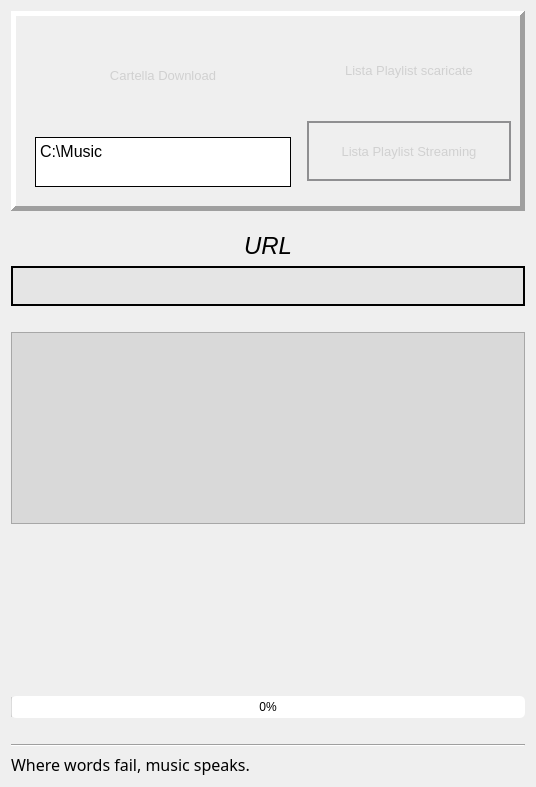
  <widget class="QWidget" name="centralwidget">
   <layout class="QVBoxLayout" name="verticalLayout_3">
    <item>
     <widget class="QFrame" name="frame_Folder">
      <property name="minimumSize">
       <size>
        <width>0</width>
        <height>200</height>
       </size>
      </property>
      <property name="frameShape">
       <enum>QFrame::Panel</enum>
      </property>
      <property name="frameShadow">
       <enum>QFrame::Raised</enum>
      </property>
      <property name="lineWidth">
       <number>5</number>
      </property>
      <layout class="QHBoxLayout" name="horizontalLayout_2">
       <item>
        <layout class="QVBoxLayout" name="verticalLayout_2">
         <property name="spacing">
          <number>10</number>
         </property>
         <property name="leftMargin">
          <number>10</number>
         </property>
         <property name="topMargin">
          <number>10</number>
         </property>
         <property name="rightMargin">
          <number>10</number>
         </property>
         <property name="bottomMargin">
          <number>10</number>
         </property>
         <item>
          <spacer name="verticalSpacer_7">
           <property name="orientation">
            <enum>Qt::Vertical</enum>
           </property>
           <property name="sizeType">
            <enum>QSizePolicy::Fixed</enum>
           </property>
           <property name="sizeHint" stdset="0">
            <size>
             <width>20</width>
             <height>10</height>
            </size>
           </property>
          </spacer>
         </item>
         <item>
          <widget class="QPushButton" name="pushButtonFolder">
           <property name="sizePolicy">
            <sizepolicy hsizetype="Minimum" vsizetype="Preferred">
             <horstretch>0</horstretch>
             <verstretch>0</verstretch>
            </sizepolicy>
           </property>
           <property name="minimumSize">
            <size>
             <width>204</width>
             <height>60</height>
            </size>
           </property>
           <property name="font">
            <font>
             <pointsize>10</pointsize>
            </font>
           </property>
           <property name="styleSheet">
            <string notr="true">QPushButton {
  
	border: 2px solid #8f8f91;
    background-color: qlineargradient(x1: 0, y1: 0, x2: 0, y2: 1,
                                      stop: 0 #000000, stop: 1 #535353);
	color: rgba(200, 200, 200, 200);
	image-position:left;
	
	image: url(:/spotify/resources/icons/folder.png);
    min-width: 200px;
}

QPushButton:pressed {
    background-color: qlineargradient(x1: 0, y1: 0, x2: 0, y2: 1,
                                      stop: 0 #dadbde, stop: 1 #f6f7fa);
}

QPushButton:flat {
    border: navy; /* no border for a flat push button */
}

QPushButton:hover{
	color: white;
	image-position: left;
	
	image: url(:/spotify/resources/icons/folder.png);
	}
</string>
           </property>
           <property name="text">
            <string>Cartella Download</string>
           </property>
           <property name="iconSize">
            <size>
             <width>60</width>
             <height>60</height>
            </size>
           </property>
           <property name="flat">
            <bool>true</bool>
           </property>
          </widget>
         </item>
         <item>
          <spacer name="verticalSpacer_6">
           <property name="orientation">
            <enum>Qt::Vertical</enum>
           </property>
           <property name="sizeHint" stdset="0">
            <size>
             <width>20</width>
             <height>10</height>
            </size>
           </property>
          </spacer>
         </item>
         <item>
          <widget class="QPlainTextEdit" name="plainTextDirectory">
           <property name="enabled">
            <bool>true</bool>
           </property>
           <property name="sizePolicy">
            <sizepolicy hsizetype="Preferred" vsizetype="Preferred">
             <horstretch>0</horstretch>
             <verstretch>0</verstretch>
            </sizepolicy>
           </property>
           <property name="minimumSize">
            <size>
             <width>200</width>
             <height>40</height>
            </size>
           </property>
           <property name="maximumSize">
            <size>
             <width>16777215</width>
             <height>50</height>
            </size>
           </property>
           <property name="font">
            <font>
             <pointsize>12</pointsize>
            </font>
           </property>
           <property name="whatsThis">
            <string>Download folder</string>
           </property>
           <property name="frameShape">
            <enum>QFrame::Box</enum>
           </property>
           <property name="frameShadow">
            <enum>QFrame::Plain</enum>
           </property>
           <property name="readOnly">
            <bool>true</bool>
           </property>
           <property name="plainText">
            <string>C:\Music</string>
           </property>
          </widget>
         </item>
        </layout>
       </item>
       <item>
        <layout class="QVBoxLayout" name="verticalLayout">
         <item>
          <widget class="QPushButton" name="pushButton_2">
           <property name="minimumSize">
            <size>
             <width>202</width>
             <height>60</height>
            </size>
           </property>
           <property name="font">
            <font>
             <pointsize>10</pointsize>
            </font>
           </property>
           <property name="styleSheet">
            <string notr="true">QPushButton {
  
	color: rgba(200, 200, 200, 200);
	image-position:left;
	
	
	image: url(:/spotify/resources/icons/playlist-azul-green.png);
    min-width: 200px;
}

QPushButton:pressed {
    background-color: qlineargradient(x1: 0, y1: 0, x2: 0, y2: 1,
                                      stop: 0 #dadbde, stop: 1 #f6f7fa);
}

QPushButton:flat {
    border: none; /* no border for a flat push button */
}

QPushButton:hover{
	color: white;
	image-position: left;
	
	image: url(:/spotify/resources/icons/playlist-azul-light.png);
	}
</string>
           </property>
           <property name="text">
            <string>Lista Playlist scaricate</string>
           </property>
           <property name="flat">
            <bool>true</bool>
           </property>
          </widget>
         </item>
         <item>
          <widget class="QPushButton" name="pushButton_3">
           <property name="minimumSize">
            <size>
             <width>204</width>
             <height>60</height>
            </size>
           </property>
           <property name="font">
            <font>
             <pointsize>10</pointsize>
            </font>
           </property>
           <property name="styleSheet">
            <string notr="true">QPushButton {
  
	border: 2px solid #8f8f91;
    background-color: qlineargradient(x1: 0, y1: 0, x2: 0, y2: 1,
                                      stop: 0 #000000, stop: 1 #535353);
	color: rgba(200, 200, 200, 200);
	image-position:left;
	
	
	image: url(:/spotify/resources/icons/playlist-dark-green.png);
    min-width: 200px;
}

QPushButton:pressed {
    background-color: qlineargradient(x1: 0, y1: 0, x2: 0, y2: 1,
                                      stop: 0 #dadbde, stop: 1 #f6f7fa);
}

QPushButton:flat {
    border: navy; /* no border for a flat push button */
}

QPushButton:hover{
	color: white;
	image-position: left;
	
	}
</string>
           </property>
           <property name="text">
            <string>Lista Playlist Streaming</string>
           </property>
          </widget>
         </item>
        </layout>
       </item>
      </layout>
     </widget>
    </item>
    <item>
     <spacer name="verticalSpacer">
      <property name="orientation">
       <enum>Qt::Vertical</enum>
      </property>
      <property name="sizeType">
       <enum>QSizePolicy::Fixed</enum>
      </property>
      <property name="sizeHint" stdset="0">
       <size>
        <width>20</width>
        <height>15</height>
       </size>
      </property>
     </spacer>
    </item>
    <item>
     <widget class="QLabel" name="label_URL">
      <property name="maximumSize">
       <size>
        <width>16777215</width>
        <height>45</height>
       </size>
      </property>
      <property name="font">
       <font>
        <pointsize>18</pointsize>
        <italic>true</italic>
       </font>
      </property>
      <property name="text">
       <string>URL</string>
      </property>
      <property name="alignment">
       <set>Qt::AlignCenter</set>
      </property>
     </widget>
    </item>
    <item>
     <widget class="QPlainTextEdit" name="plainTextEditUrl">
      <property name="sizePolicy">
       <sizepolicy hsizetype="Preferred" vsizetype="Fixed">
        <horstretch>0</horstretch>
        <verstretch>0</verstretch>
       </sizepolicy>
      </property>
      <property name="minimumSize">
       <size>
        <width>0</width>
        <height>35</height>
       </size>
      </property>
      <property name="maximumSize">
       <size>
        <width>16777215</width>
        <height>40</height>
       </size>
      </property>
      <property name="palette">
       <palette>
        <active>
         <colorrole role="Button">
          <brush brushstyle="SolidPattern">
           <color alpha="255">
            <red>229</red>
            <green>229</green>
            <blue>229</blue>
           </color>
          </brush>
         </colorrole>
         <colorrole role="Base">
          <brush brushstyle="SolidPattern">
           <color alpha="255">
            <red>229</red>
            <green>229</green>
            <blue>229</blue>
           </color>
          </brush>
         </colorrole>
         <colorrole role="Window">
          <brush brushstyle="SolidPattern">
           <color alpha="255">
            <red>229</red>
            <green>229</green>
            <blue>229</blue>
           </color>
          </brush>
         </colorrole>
        </active>
        <inactive>
         <colorrole role="Button">
          <brush brushstyle="SolidPattern">
           <color alpha="255">
            <red>229</red>
            <green>229</green>
            <blue>229</blue>
           </color>
          </brush>
         </colorrole>
         <colorrole role="Base">
          <brush brushstyle="SolidPattern">
           <color alpha="255">
            <red>229</red>
            <green>229</green>
            <blue>229</blue>
           </color>
          </brush>
         </colorrole>
         <colorrole role="Window">
          <brush brushstyle="SolidPattern">
           <color alpha="255">
            <red>229</red>
            <green>229</green>
            <blue>229</blue>
           </color>
          </brush>
         </colorrole>
        </inactive>
        <disabled>
         <colorrole role="Button">
          <brush brushstyle="SolidPattern">
           <color alpha="255">
            <red>229</red>
            <green>229</green>
            <blue>229</blue>
           </color>
          </brush>
         </colorrole>
         <colorrole role="Base">
          <brush brushstyle="SolidPattern">
           <color alpha="255">
            <red>229</red>
            <green>229</green>
            <blue>229</blue>
           </color>
          </brush>
         </colorrole>
         <colorrole role="Window">
          <brush brushstyle="SolidPattern">
           <color alpha="255">
            <red>229</red>
            <green>229</green>
            <blue>229</blue>
           </color>
          </brush>
         </colorrole>
        </disabled>
       </palette>
      </property>
      <property name="font">
       <font>
        <family>Gill Sans MT</family>
        <pointsize>9</pointsize>
        <weight>50</weight>
        <bold>false</bold>
       </font>
      </property>
      <property name="statusTip">
       <string>Copiare link  Spotify qui</string>
      </property>
      <property name="autoFillBackground">
       <bool>true</bool>
      </property>
      <property name="styleSheet">
       <string notr="true">background-color: rgb(229, 229, 229);</string>
      </property>
      <property name="frameShape">
       <enum>QFrame::Box</enum>
      </property>
      <property name="frameShadow">
       <enum>QFrame::Plain</enum>
      </property>
      <property name="lineWidth">
       <number>2</number>
      </property>
      <property name="documentTitle">
       <string/>
      </property>
      <property name="plainText">
       <string/>
      </property>
      <property name="overwriteMode">
       <bool>false</bool>
      </property>
      <property name="backgroundVisible">
       <bool>false</bool>
      </property>
      <property name="centerOnScroll">
       <bool>false</bool>
      </property>
     </widget>
    </item>
    <item>
     <spacer name="verticalSpacer_3">
      <property name="orientation">
       <enum>Qt::Vertical</enum>
      </property>
      <property name="sizeHint" stdset="0">
       <size>
        <width>20</width>
        <height>20</height>
       </size>
      </property>
     </spacer>
    </item>
    <item>
     <widget class="QListWidget" name="listWidgetUrls">
      <property name="sizePolicy">
       <sizepolicy hsizetype="Expanding" vsizetype="Preferred">
        <horstretch>0</horstretch>
        <verstretch>0</verstretch>
       </sizepolicy>
      </property>
      <property name="minimumSize">
       <size>
        <width>350</width>
        <height>0</height>
       </size>
      </property>
      <property name="maximumSize">
       <size>
        <width>16777215</width>
        <height>200</height>
       </size>
      </property>
      <property name="palette">
       <palette>
        <active>
         <colorrole role="Button">
          <brush brushstyle="SolidPattern">
           <color alpha="255">
            <red>217</red>
            <green>217</green>
            <blue>217</blue>
           </color>
          </brush>
         </colorrole>
         <colorrole role="Text">
          <brush brushstyle="SolidPattern">
           <color alpha="255">
            <red>0</red>
            <green>149</green>
            <blue>0</blue>
           </color>
          </brush>
         </colorrole>
         <colorrole role="Base">
          <brush brushstyle="SolidPattern">
           <color alpha="255">
            <red>217</red>
            <green>217</green>
            <blue>217</blue>
           </color>
          </brush>
         </colorrole>
         <colorrole role="Window">
          <brush brushstyle="SolidPattern">
           <color alpha="255">
            <red>217</red>
            <green>217</green>
            <blue>217</blue>
           </color>
          </brush>
         </colorrole>
        </active>
        <inactive>
         <colorrole role="Button">
          <brush brushstyle="SolidPattern">
           <color alpha="255">
            <red>217</red>
            <green>217</green>
            <blue>217</blue>
           </color>
          </brush>
         </colorrole>
         <colorrole role="Text">
          <brush brushstyle="SolidPattern">
           <color alpha="255">
            <red>0</red>
            <green>149</green>
            <blue>0</blue>
           </color>
          </brush>
         </colorrole>
         <colorrole role="Base">
          <brush brushstyle="SolidPattern">
           <color alpha="255">
            <red>217</red>
            <green>217</green>
            <blue>217</blue>
           </color>
          </brush>
         </colorrole>
         <colorrole role="Window">
          <brush brushstyle="SolidPattern">
           <color alpha="255">
            <red>217</red>
            <green>217</green>
            <blue>217</blue>
           </color>
          </brush>
         </colorrole>
        </inactive>
        <disabled>
         <colorrole role="Button">
          <brush brushstyle="SolidPattern">
           <color alpha="255">
            <red>217</red>
            <green>217</green>
            <blue>217</blue>
           </color>
          </brush>
         </colorrole>
         <colorrole role="Text">
          <brush brushstyle="SolidPattern">
           <color alpha="255">
            <red>120</red>
            <green>120</green>
            <blue>120</blue>
           </color>
          </brush>
         </colorrole>
         <colorrole role="Base">
          <brush brushstyle="SolidPattern">
           <color alpha="255">
            <red>217</red>
            <green>217</green>
            <blue>217</blue>
           </color>
          </brush>
         </colorrole>
         <colorrole role="Window">
          <brush brushstyle="SolidPattern">
           <color alpha="255">
            <red>217</red>
            <green>217</green>
            <blue>217</blue>
           </color>
          </brush>
         </colorrole>
        </disabled>
       </palette>
      </property>
      <property name="font">
       <font>
        <family>Gill Sans MT</family>
        <pointsize>13</pointsize>
        <italic>true</italic>
       </font>
      </property>
      <property name="statusTip">
       <string>Doppio click sulla voce selezionata per rimuoverla dalla lista</string>
      </property>
      <property name="styleSheet">
       <string notr="true">QListWidget{
background-color: rgb(217, 217, 217);
}
</string>
      </property>
      <property name="alternatingRowColors">
       <bool>true</bool>
      </property>
      <property name="textElideMode">
       <enum>Qt::ElideRight</enum>
      </property>
      <property name="resizeMode">
       <enum>QListView::Adjust</enum>
      </property>
     </widget>
    </item>
    <item>
     <layout class="QHBoxLayout" name="horizontalLayout_3">
      <item>
       <widget class="QPushButton" name="StartPushButton">
        <property name="minimumSize">
         <size>
          <width>200</width>
          <height>100</height>
         </size>
        </property>
        <property name="maximumSize">
         <size>
          <width>1500</width>
          <height>16777215</height>
         </size>
        </property>
        <property name="font">
         <font>
          <pointsize>15</pointsize>
         </font>
        </property>
        <property name="toolTip">
         <string>download</string>
        </property>
        <property name="statusTip">
         <string>Press for download</string>
        </property>
        <property name="layoutDirection">
         <enum>Qt::LeftToRight</enum>
        </property>
        <property name="styleSheet">
         <string notr="true">QPushButton {
  
    border-radius: 20px;
    background-color: qlineargradient(x1: 0, y1: 0, x2: 0, y2: 1,
                                      stop: 0 #000000, stop: 1 #535353);
	color: rgba(200, 200, 200, 200);
	
	image: url(:/spotify/resources/icons/down_music_dark_grey.png);
    min-width: 200px;
}

QPushButton:pressed {
    background-color: qlineargradient(x1: 0, y1: 0, x2: 0, y2: 1,
                                      stop: 0 #dadbde, stop: 1 #f6f7fa);
}

QPushButton:flat {
    border: none; /* no border for a flat push button */
}

QPushButton:hover{
	color: white;
	
	image: url(:/spotify/resources/icons/down_music_light_grey.png);
	}
</string>
        </property>
        <property name="text">
         <string/>
        </property>
        <property name="iconSize">
         <size>
          <width>80</width>
          <height>80</height>
         </size>
        </property>
        <property name="autoRepeat">
         <bool>true</bool>
        </property>
        <property name="flat">
         <bool>true</bool>
        </property>
       </widget>
      </item>
      <item>
       <widget class="QPushButton" name="pushButton">
        <property name="minimumSize">
         <size>
          <width>200</width>
          <height>100</height>
         </size>
        </property>
        <property name="statusTip">
         <string>Premere per accedere al Player</string>
        </property>
        <property name="styleSheet">
         <string notr="true">QPushButton {
  
    border-radius: 20px;
    background-color: qlineargradient(x1: 0, y1: 0, x2: 0, y2: 1,
                                      stop: 0 #000000, stop: 1 #535353);
	color: rgba(200, 200, 200, 200);
	image: url(:/spotify/resources/icons/stream_grey.png);
    min-width: 200px;
}

QPushButton:pressed {
    background-color: qlineargradient(x1: 0, y1: 0, x2: 0, y2: 1,
                                      stop: 0 #dadbde, stop: 1 #f6f7fa);
}

QPushButton:flat {
    border: none; /* no border for a flat push button */
}

QPushButton:hover{
	color: white;
	image: url(:/spotify/resources/icons/stream_light-grey.png);
	}
</string>
        </property>
        <property name="text">
         <string/>
        </property>
        <property name="icon">
         <iconset>
          <normaloff>:/spotify/resources/icons/stream_icon.png</normaloff>:/spotify/resources/icons/stream_icon.png</iconset>
        </property>
        <property name="iconSize">
         <size>
          <width>80</width>
          <height>80</height>
         </size>
        </property>
        <property name="checkable">
         <bool>true</bool>
        </property>
        <property name="flat">
         <bool>true</bool>
        </property>
       </widget>
      </item>
     </layout>
    </item>
    <item>
     <spacer name="verticalSpacer_4">
      <property name="orientation">
       <enum>Qt::Vertical</enum>
      </property>
      <property name="sizeHint" stdset="0">
       <size>
        <width>20</width>
        <height>20</height>
       </size>
      </property>
     </spacer>
    </item>
    <item>
     <spacer name="verticalSpacer_2">
      <property name="orientation">
       <enum>Qt::Vertical</enum>
      </property>
      <property name="sizeHint" stdset="0">
       <size>
        <width>20</width>
        <height>40</height>
       </size>
      </property>
     </spacer>
    </item>
    <item>
     <widget class="QProgressBar" name="progressBar">
      <property name="enabled">
       <bool>true</bool>
      </property>
      <property name="styleSheet">
       <string notr="true"> border-radius: 5px;</string>
      </property>
      <property name="value">
       <number>0</number>
      </property>
      <property name="alignment">
       <set>Qt::AlignCenter</set>
      </property>
     </widget>
    </item>
    <item>
     <spacer name="verticalSpacer_8">
      <property name="orientation">
       <enum>Qt::Vertical</enum>
      </property>
      <property name="sizeType">
       <enum>QSizePolicy::Fixed</enum>
      </property>
      <property name="sizeHint" stdset="0">
       <size>
        <width>20</width>
        <height>20</height>
       </size>
      </property>
     </spacer>
    </item>
    <item>
     <widget class="Line" name="line">
      <property name="orientation">
       <enum>Qt::Horizontal</enum>
      </property>
     </widget>
    </item>
    <item>
     <layout class="QHBoxLayout" name="horizontalLayout">
      <property name="sizeConstraint">
       <enum>QLayout::SetMinAndMaxSize</enum>
      </property>
      <item>
       <widget class="QLabel" name="label_bottomPhrase">
        <property name="maximumSize">
         <size>
          <width>16777215</width>
          <height>100</height>
         </size>
        </property>
        <property name="font">
         <font>
          <family>Forte</family>
          <pointsize>12</pointsize>
         </font>
        </property>
        <property name="text">
         <string>Where words fail, music speaks.</string>
        </property>
       </widget>
      </item>
      <item>
       <widget class="QLabel" name="label_IconPlay">
        <property name="maximumSize">
         <size>
          <width>30</width>
          <height>30</height>
         </size>
        </property>
        <property name="text">
         <string/>
        </property>
        <property name="pixmap">
         <pixmap resource="icons.qrc">:/spotify/resources/icons/play1.png</pixmap>
        </property>
        <property name="scaledContents">
         <bool>true</bool>
        </property>
       </widget>
      </item>
      <item>
       <widget class="QLabel" name="label_IconHead">
        <property name="sizePolicy">
         <sizepolicy hsizetype="Fixed" vsizetype="Fixed">
          <horstretch>0</horstretch>
          <verstretch>0</verstretch>
         </sizepolicy>
        </property>
        <property name="maximumSize">
         <size>
          <width>30</width>
          <height>30</height>
         </size>
        </property>
        <property name="text">
         <string/>
        </property>
        <property name="pixmap">
         <pixmap resource="icons.qrc">:/spotify/resources/icons/music4.png</pixmap>
        </property>
        <property name="scaledContents">
         <bool>true</bool>
        </property>
       </widget>
      </item>
     </layout>
    </item>
   </layout>
  </widget>
